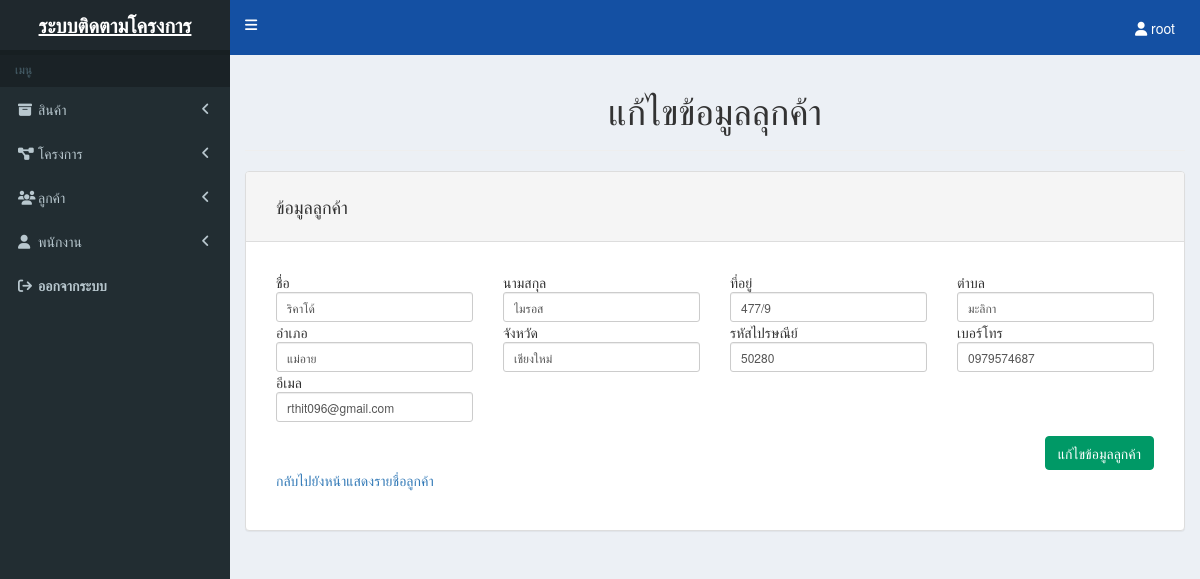
/customer-edit.php?id=1 (signed in), run on the app's committed database.
### tables this page shows
CREATE TABLE `customers` (
  `customer_id` int(11) NOT NULL,
  `customer_name` varchar(255) NOT NULL,
  `customer_sername` varchar(255) NOT NULL,
  `address` varchar(255) NOT NULL,
  `district` varchar(255) NOT NULL,
  `sub_district` varchar(255) NOT NULL,
  `province` varchar(255) NOT NULL,
  `post_code` varchar(10) NOT NULL,
  `phone` varchar(10) NOT NULL,
  `email` varchar(255) NOT NULL
);

### customer-edit.php (the view, shortened to what this page needs)
<?php
include('header.php');
$getID = $_GET['id'];
$mysqli = new mysqli(DATABASE_HOST, DATABASE_USER, DATABASE_PASS, DATABASE_NAME);
$query = "SELECT * FROM customers WHERE customer_id = '" . $mysqli->real_escape_string($getID) . "'";
$result = mysqli_query($mysqli, $query);
if ($result) {
	while ($row = mysqli_fetch_assoc($result)) {
		$customer_name = $row['customer_name'];
		$customer_sername = $row['customer_sername'];
		$address = $row['address'];
		$district = $row['district'];
		$sub_district = $row['sub_district'];
		$province = $row['province'];
		$post_code = $row['post_code'];
		$phone = $row['phone'];
		$email = $row['email'];
	}
}
?>
<div class="text-center">
	<h1>แก้ไขข้อมูลลุกค้า</h1>
</div>
<hr>
<div class="row">
	<div class="col-xs-12">
		<div class="panel panel-default">
			<div class="panel-heading">
				<h4>ข้อมูลลูกค้า</h4>
			</div>
			<div class="panel-body form-group form-group-sm">
				<form method="post" id="update_customer">
					<div class="row">
						<div class="col-xs-3">
							ชื่อ
							<input type="text" class="form-control required" name="customer_name" placeholder="ป้อนชื่อ" value="<?php echo htmlspecialchars($customer_name); ?>">
						</div>
						<div class="col-xs-3">
							นามสกุล
							<input type="text" class="form-control required" name="customer_sername" placeholder="ป้อนนามสกุล" value="<?php echo htmlspecialchars($customer_sername); ?>">
						</div>
						<div class="col-xs-3">
							ที่อยู่
							<input type="text" class="form-control required" name="address" placeholder="ป้อนที่อยู่" value="<?php echo htmlspecialchars($address); ?>">
						</div>
						<div class="col-xs-3">
							ตำบล
							<input type="text" class="form-control required" name="district" placeholder="ป้อนตำบล" value="<?php echo htmlspecialchars($district); ?>">
						</div>
						<div class="col-xs-3">
							อำเภอ
							<input type="text" class="form-control required" name="sub_district" placeholder="ป้อนอำเภอ" value="<?php echo htmlspecialchars($sub_district); ?>">
						</div>
						<div class="col-xs-3">
							จังหวัด
							<input type="text" class="form-control required" name="province" placeholder="ป้อนจังหวัด" value="<?php echo htmlspecialchars($province); ?>">
						</div>
						<div class="col-xs-3">
							รหัสไปรษณีย์
							<input type="text" class="form-control required" name="post_code" placeholder="ป้อนรหัสไปรษณีย์" value="<?php echo htmlspecialchars($post_code); ?>">
						</div>
						<div class="col-xs-3">
							เบอร์โทร
							<input type="text" class="form-control required" name="phone" placeholder="ป้อนเบอร์โทร" value="<?php echo htmlspecialchars($phone); ?>">
						</div>
						<div class="col-xs-3">
							อีเมล
							<input type="text" class="form-control required" name="email" placeholder="ป้อนอีเมล" value="<?php echo htmlspecialchars($email); ?>">
						</div>
					</div>
					<div class="row">
						<div class="col-xs-12 margin-top btn-group">
							<input type="submit" id="action_update_customer" class="btn btn-success float-right" value="แก้ไขข้อมูลลูกค้า" data-loading-text="กำลังแก้ไขข้อมูลลูกค้า.....">
						</div>
					</div>
				</form>
				<p><a href="customer-list.php">กลับไปยังหน้าแสดงรายชื่อลูกค้า</a></p>
			</div>
		</div>
	</div>
		<?php
		include('footer.php');
		?>

### css/styles.css (style rules this page uses)
body { padding: 0; }
.btn-success { background-color: #009966; border-color: #009966; }
.panel-body { padding: 30px 30px 15px 30px; }
.panel-heading { padding: 15px 30px 15px 30px; }
.float-right { float: right !important; }
.margin-top { margin-top: 1em; }

### data on the page
customers: customer_name "ริคาโด้", customer_sername "ไมรอส", address "477/9", district "มะลิกา", sub_district "แม่อาย", province "เชียงใหม่", post_code "50280", phone "0979574687", email "rthit096@gmail.com"

### other printed values
$_SESSION['login_username'] "root"
